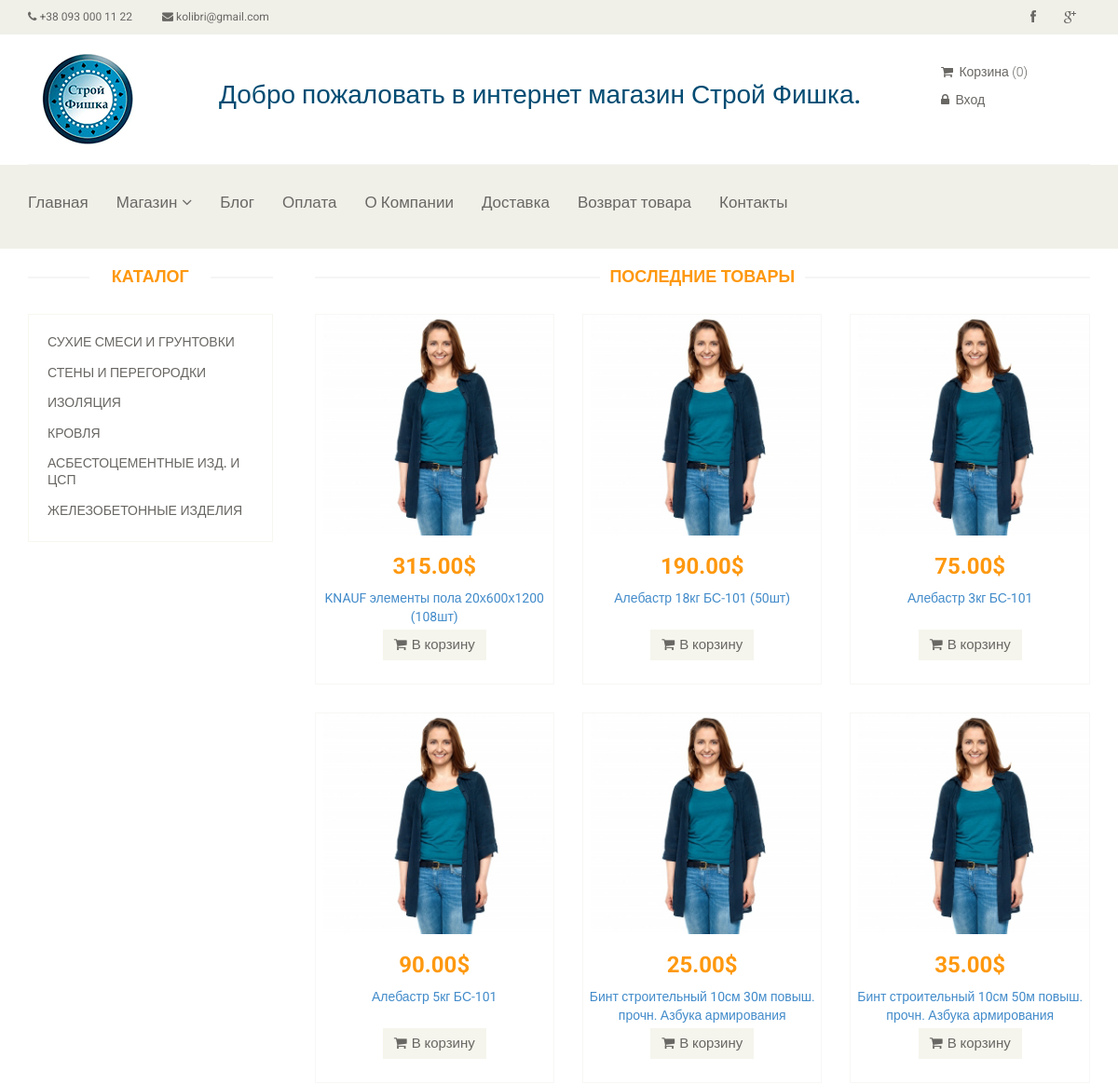
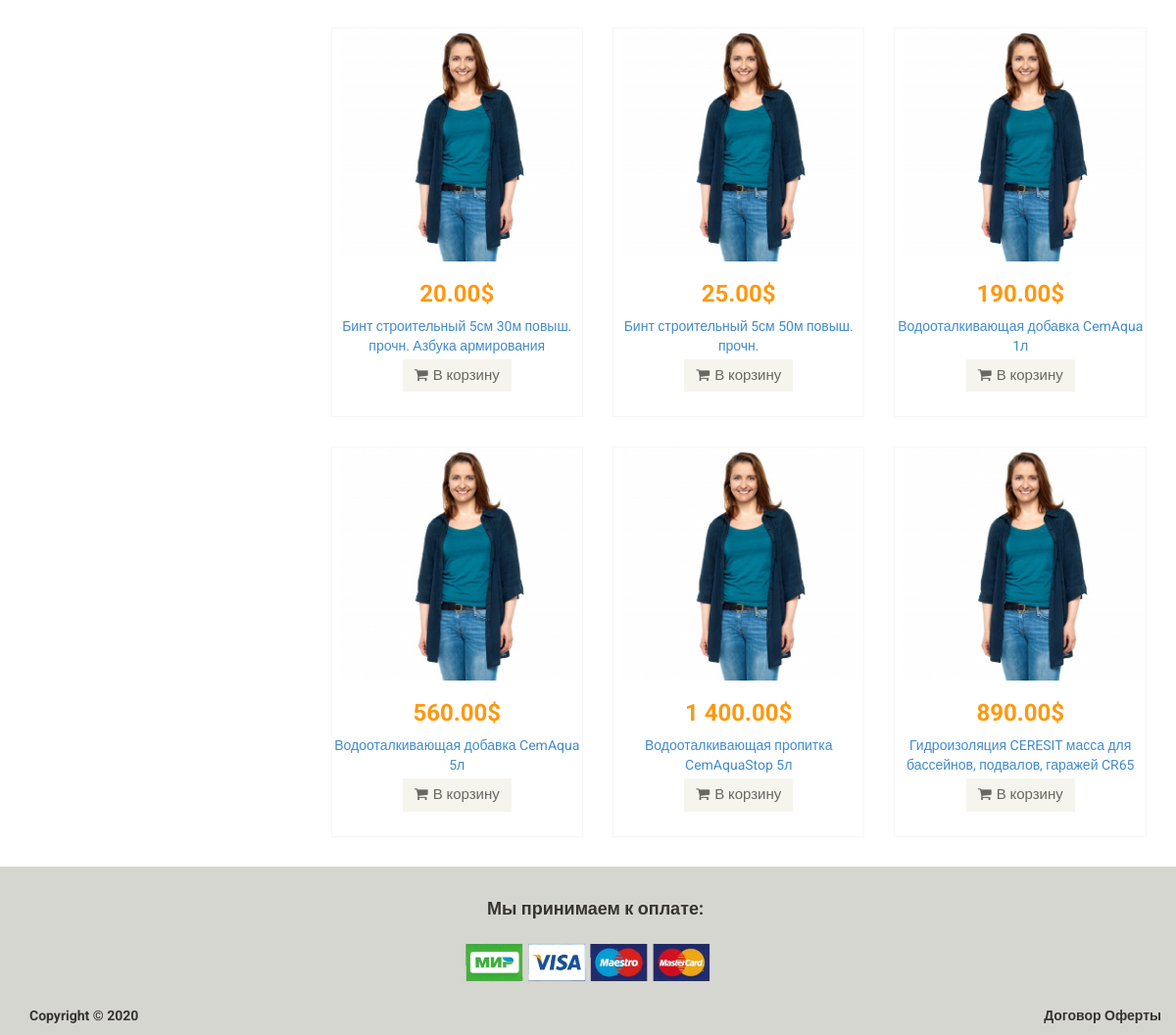
Page /catalog/ on the committed database (2 pictures, top to bottom).
### tables this page shows
CREATE TABLE `category` (
  `id` int(11) NOT NULL,
  `name` varchar(255) NOT NULL,
  `sort_order` int(11) NOT NULL DEFAULT '0',
  `status` int(11) NOT NULL DEFAULT '1'
);

CREATE TABLE `product` (
  `id` int(11) NOT NULL,
  `name` varchar(255) NOT NULL,
  `category_id` int(11) NOT NULL,
  `code` int(11) NOT NULL,
  `price` varchar(255) NOT NULL,
  `availability` int(11) NOT NULL,
  `brand` varchar(255) DEFAULT NULL,
  `image` varchar(255) NOT NULL,
  `description` text NOT NULL,
  `is_new` int(11) NOT NULL DEFAULT '0',
  `is_recomended` int(11) NOT NULL DEFAULT '0',
  `status` int(11) NOT NULL DEFAULT '1'
);

### config/routes.php (called while the page is built)
<?php
return array(
    'product/([0-9]+)'=> 'product/view/$1',
    'catalog' => 'catalog/index',
    'view-ajax.php'=>'ajax/MakeAjax',
    'category/([0-9]+)/page-([0-9]+)' => 'catalog/category/$1/$2',
    'category/([0-9]+)' => 'catalog/category/$1',
    'cart/checkout' => 'cart/checkout',
    'cart/add/([0-9]+)' => 'cart/add/$1',
    'cart/addAjax/([0-9]+)' => 'cart/addAjax/$1',
    'cart/delete/([0-9]+)' => 'cart/delete/$1',
    'cart' => 'cart/index',
    'user/order/([0-9]+)' => 'user/order/$1',
    'user/showSecondTableAjax' => 'user/showSecondTableAjax',
    'user/testAjax' => 'user/testAjax',
    'user/register' => 'user/register',
    'user/login' => 'user/login',
    'user/logout' => 'user/logout',
    'cabinet/order' => 'cabinet/order',
    'cabinet' => 'cabinet/index',
    'user/company' => 'cabinet/company',
    'register/user' => 'user/newcompany',
    'contacts' => 'site/contact',
    'about' => 'site/about',
    'blog' => 'news/index',
    'payment' => 'site/payment',
    'delivery' => 'site/delivery',
    'return' => 'site/return',
    'returnnoquality' => 'site/returnNoQuality',
    'returnquality' => 'site/returnQuality',
    'error' => 'site/error',
    ''=> 'site/index',
);
?>

### controllers/CatalogController.php (called while the page is built, shortened)
<?php
class CatalogController
{
    public function actionIndex()
    {
        $categories = Category::getCategoriesList();
        $latestProducts = Product::getLatestProducts(12);
        require_once(ROOT.'/views/catalog/index.php');
        return true;
    }
}
?>

### index.php (called while the page is built, shortened)
<?php
$router = new Router;
$router->run();
?>

### models/Category.php (called while the page is built)
<?php
class Category
{
    public static function getCategoriesList()
    {
        $db = Db::getConnection();
        $categoryList = array();
        $result = $db->query('SELECT id, name FROM category ORDER BY sort_order ASC');
        $i = 0;
        while($row = $result->fetch()){
            $categoryList[$i]['id'] = $row['id'];
            $categoryList[$i]['name'] = $row['name'];
            $i++;
        }
        return $categoryList;
    }
}
?>

### models/Product.php (called while the page is built, shortened)
<?php
class Product
{
    public static function getLatestProducts($count = self::SHOW_BY_DEFAULT)
    {
        $count = intval($count);
        $db = Db::getConnection();
        $productsList = array();
        $result = $db->query('SELECT id, name, price, image, availability, is_new FROM product WHERE status = "1" ORDER BY id ASC LIMIT ' . $count);
        $i = 0;
        while ($row = $result->fetch()) {
            $productsList[$i]['id'] = $row['id'];
            $productsList[$i]['name'] = $row['name'];
            $productsList[$i]['image'] = $row['image'];
            $productsList[$i]['price'] = $row['price'];
            $productsList[$i]['availability'] = $row['availability'];
            $productsList[$i]['is_new'] = $row['is_new'];
            $i++;
        }
        return $productsList;
    }
}
?>

### views/catalog/index.php (the view, shortened to what this page needs)
<?php include ROOT . '/views/layouts/header.php'; ?>
<section>
    <div class="container">
        <div class="row">
            <div class="col-sm-3">
                <div class="left-sidebar">
                    <h2>Каталог</h2>
                    <div class="panel-group category-products">
                        <?php foreach ($categories as $categoryItem): ?>
                            <div class="panel panel-default">
                                <div class="panel-heading">
                                    <h4 class="panel-title">
                                        <a href="/category/<?php echo $categoryItem['id'];?>">
                                            <?php echo $categoryItem['name'];?>
                                        </a>
                                    </h4>
                                </div>
                            </div>
                        <?php endforeach; ?>
                    </div>
                </div>
            </div>
            <div class="col-sm-9 padding-right">
                <div class="features_items">
                    <h2 class="title text-center">Последние товары</h2>
                    <?php foreach ($latestProducts as $product): ?>
                        <div class="col-sm-4">
                            <div class="product-image-wrapper">
                                <div class="single-products">
                                    <div class="productinfo text-center">
                                        <img src="/template/images/home/product1.jpg" alt="" />
                                        <h2><?php echo $product['price'];?>$</h2>
                                        <p>
                                            <a href="/product/<?php echo $product['id'];?>">
                                                <?php echo $product['name'];?>
                                            </a>
                                        </p>
                                        <a href="#" data-id="<?php echo $product['id']; ?>" class="btn btn-default add-to-cart"><i class="fa fa-shopping-cart"></i>В корзину</a>
                                    </div>
                                </div>
                            </div>
                        </div>
                    <?php endforeach;?>
                </div>
            </div>
        </div>
    </div>
</section>
<?php include ROOT . '/views/layouts/footer.php'; ?>

### components/Router.php (shortened to what this page needs)
<?php
class Router
{
    private $routes;
    public function __construct()
    {
        $routesPath = ROOT. '/config/routes.php';
        $this->routes = include($routesPath);
    }
    private function getURI()
    {
        if(!empty($_SERVER['REQUEST_URI'])){
            return trim($_SERVER['REQUEST_URI'], '/');
        }
    }
    public function run()
    {
        $uri = $this->getURI();
        foreach ($this->routes as $uriPattern => $path){
            if (preg_match("~$uriPattern~", $uri)){
                $internalRoute = preg_replace("~$uriPattern~", $path, $uri);
                $segments = explode('/', $internalRoute);
                $controllerName = array_shift($segments). 'Controller';
                $actionName = 'action'.ucfirst(array_shift($segments));
                $parameters = $segments;
                $controllerObject = new $controllerName;
                $result = call_user_func_array(array($controllerObject, $actionName), $parameters);
                if ($result != null){
                    break;
                }
            };
        };
    }
}
?>

### template/css/main.css (style rules this page uses)
body { font-family: 'Roboto', sans-serif; background:; position: relative; font-weight:400px; }
a { -webkit-transition: 300ms; -moz-transition: 300ms; -o-transition: 300ms; transition: 300ms; }
h1, h2, h3, h4, h5, h6 { font-family: 'Roboto', sans-serif; }
.category-products { border: 1px solid #F7F7F0; margin-bottom: 35px; padding-bottom: 20px; padding-top: 15px; }
.left-sidebar h2, .brands_products h2 { color: #FE980F; font-family: 'Roboto', sans-serif; font-size: 18px; font-weight: 700; margin: 0 auto 30px; text-align: center; text-transform: uppercase; position: relative; z-index:3; }
.left-sidebar h2:after, h2.title:after { content: " "; position: absolute; border: 1px solid #f5f5f5; bottom:8px; left: 0; width: 100%; height: 0; z-index: -2; }
.left-sidebar h2:before { content: " "; position: absolute; background: #fff; bottom: -6px; width: 130px; height: 30px; z-index: -1; left: 50%; margin-left: -65px; }
h2.title:before { content: " "; position: absolute; background: #fff; bottom: -6px; width: 220px; height: 30px; z-index: -1; left: 50%; margin-left: -110px; }
.category-products .panel { background-color: #FFFFFF; border: 0px; border-radius: 0px; box-shadow:none; margin-bottom: 0px; }
.category-products .panel-default .panel-heading { background-color: #FFFFFF; border: 0 none; color: #FFFFFF; padding: 5px 20px; }
.category-products .panel-default .panel-heading .panel-title a { color: #696763; font-family: 'Roboto', sans-serif; font-size: 14px; text-decoration: none; text-transform: uppercase; }
.padding-right { padding-right: 0; }
.features_items { overflow:hidden; }
h2.title { color: #FE980F; font-family: 'Roboto', sans-serif; font-size: 18px; font-weight: 700; margin: 0 15px; text-transform: uppercase; margin-bottom: 30px; position: relative; }
.product-image-wrapper { border:1px solid #F7F7F5; overflow: hidden; margin-bottom:30px; }
.single-products { position: relative; }
.productinfo h2 { color: #FE980F; font-family: 'Roboto', sans-serif; font-size: 24px; font-weight: 700; }
.productinfo p { font-family: 'Roboto', sans-serif; font-size: 14px; font-weight: 400; height: 34px; color: #696763; }
.productinfo img { width: 100%; }
.productinfo { position:relative; }
.add-to-cart { background:#F5F5ED; border: 0 none; border-radius: 0; color: #696763; font-family: 'Roboto', sans-serif; font-size: 15px; margin-bottom: 25px; }
.add-to-cart i { margin-right:5px; }

### rows in the picture
category: name "СУХИЕ СМЕСИ И ГРУНТОВКИ"
category: name "СТЕНЫ И ПЕРЕГОРОДКИ"
category: name "ИЗОЛЯЦИЯ"
category: name "КРОВЛЯ"
category: name "АСБЕСТОЦЕМЕНТНЫЕ ИЗД. И ЦСП"
category: name "ЖЕЛЕЗОБЕТОННЫЕ ИЗДЕЛИЯ"
product: price "315.00", name "KNAUF элементы пола 20х600х1200 (108шт)"
product: price "190.00", name "Алебастр 18кг БС-101 (50шт)"
product: price "75.00", name "Алебастр 3кг БС-101"
product: price "90.00", name "Алебастр 5кг БС-101"
product: price "25.00", name "Бинт строительный 10см 30м повыш. прочн. Азбука армирования"
product: price "35.00", name "Бинт строительный 10см 50м повыш. прочн. Азбука армирования"
product: price "20.00", name "Бинт строительный 5см 30м повыш. прочн. Азбука армирования"
product: price "25.00", name "Бинт строительный 5см 50м повыш. прочн."
product: price "190.00", name "Водооталкивающая добавка CemAqua 1л"
product: price "560.00", name "Водооталкивающая добавка CemAqua 5л"
product: price "1 400.00", name "Водооталкивающая пропитка CemAquaStop 5л"
product: price "890.00", name "Гидроизоляция CERESIT масса для бассейнов, подвалов, гаражей CR65…"
